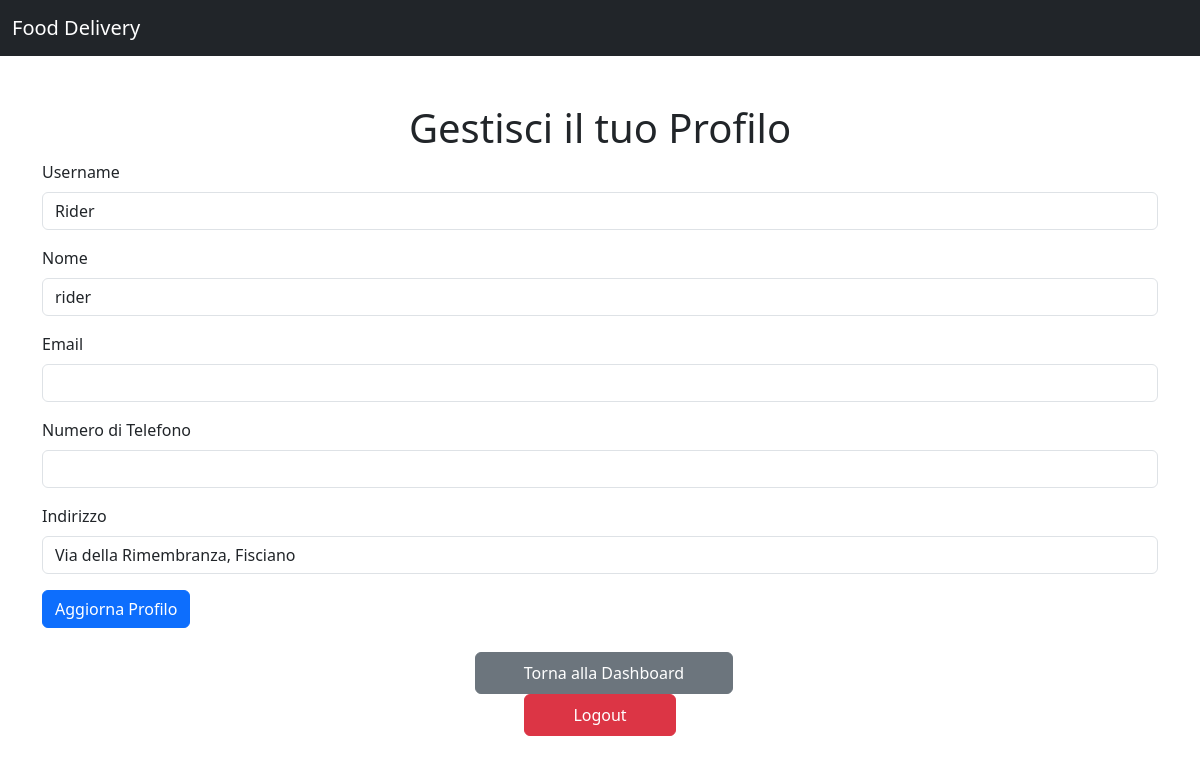
The page /delivery/profile (signed in) on the database its author committed.
### app/models/user.py (models this page shows, shortened)
class User(db.Model):
    __tablename__ = 'users'
    id = db.Column(db.Integer, primary_key=True)
    username = db.Column(db.String(80), unique=True, nullable=False)
    name = db.Column(db.String(100))
    address = db.Column(db.String(200))
    role = db.Column(db.String(20))
    password_hash = db.Column(db.String(128))
    restaurant_id = db.Column(db.Integer, db.ForeignKey('restaurants.id'), nullable=True)
    email = db.Column(db.String(120), unique=True, nullable=True)
    phone_number = db.Column(db.String(15), unique=True, nullable=True)
    restaurant = db.relationship('Restaurant', backref='users', lazy=True)
    deliveries = db.relationship('Delivery', back_populates='delivery_person')
    availability = db.relationship('DeliveryPersonAvailability', back_populates='delivery_person', uselist=False)

### app/routes/delivery.py (the view, shortened to what this page needs)
@delivery_bp.route('/profile', methods=['GET', 'POST'])
def manage_profile():
    access_denied = verify_rider_access()
    if access_denied:
        return access_denied
    user = User.query.get_or_404(session.get('user_id'))
    return render_template('rider_view_profile.html', user=user)

### app/utils/session_handler.py (called while the page is built)
def get_session_data():
    return {
        'user_id': session.get('user_id'),
        'role': session.get('role'),
        'restaurant_id': session.get('restaurant_id') if session.get('role') == 'restaurant' else None,
    }

def verify_rider_access():
    session_data = get_session_data()
    if session_data['role'] != 'rider':
        flash('Accesso riservato ai rider.', 'error')
        return redirect(url_for('auth.login'))
    return None  # Accesso consentito

### app/templates/rider_view_profile.html (shortened to what this page needs)
<!DOCTYPE html>
<html lang="it">
<head>
    <link href="https://cdn.jsdelivr.net/npm/bootstrap@5.3.0-alpha3/dist/css/bootstrap.min.css" rel="stylesheet">
</head>
<body>
    <nav class="navbar navbar-expand-lg navbar-dark bg-dark">
        <div class="container-fluid">
            <a class="navbar-brand" href="#">Food Delivery</a>
        </div>
    </nav>
    <div class="container mt-5">
        <h1 class="text-center">Gestisci il tuo Profilo</h1>
        <form method="POST">
            <div class="mb-3">
                <label for="username" class="form-label">Username</label>
                <input type="text" class="form-control" id="username" name="username" value="{{ user.username }}" required>
            </div>
            <div class="mb-3">
                <label for="name" class="form-label">Nome</label>
                <input type="text" class="form-control" id="name" name="name" value="{{ user.name }}" required>
            </div>
            <div class="mb-3">
                <label for="email" class="form-label">Email</label>
                <input type="email" class="form-control" id="email" name="email" value="{{ user.email or '' }}">
            </div>
            <div class="mb-3">
                <label for="phone_number" class="form-label">Numero di Telefono</label>
                <input type="text" class="form-control" id="phone_number" name="phone_number" value="{{ user.phone_number or '' }}">
            </div>
            <div class="mb-3">
                <label for="address" class="form-label">Indirizzo</label>
                <input type="text" class="form-control" id="address" name="address" value="{{ user.address }}" required>
            </div>
            <button type="submit" class="btn btn-primary">Aggiorna Profilo</button>
        </form>
        <div class="text-center mt-4">
            <a href="{{ url_for('auth.rider_dashboard') }}" class="btn btn-secondary py-2 px-5 ms-2">Torna alla Dashboard</a>
            <form action="{{ url_for('auth.logout') }}" method="POST">
                <button type="submit" class="btn btn-danger py-2 px-5">Logout</button>
            </form>
        </div>
    </div>
</body>
</html>

### rows shown on the page
User: username "Rider", name "rider", address "Via della Rimembranza, Fisciano"
